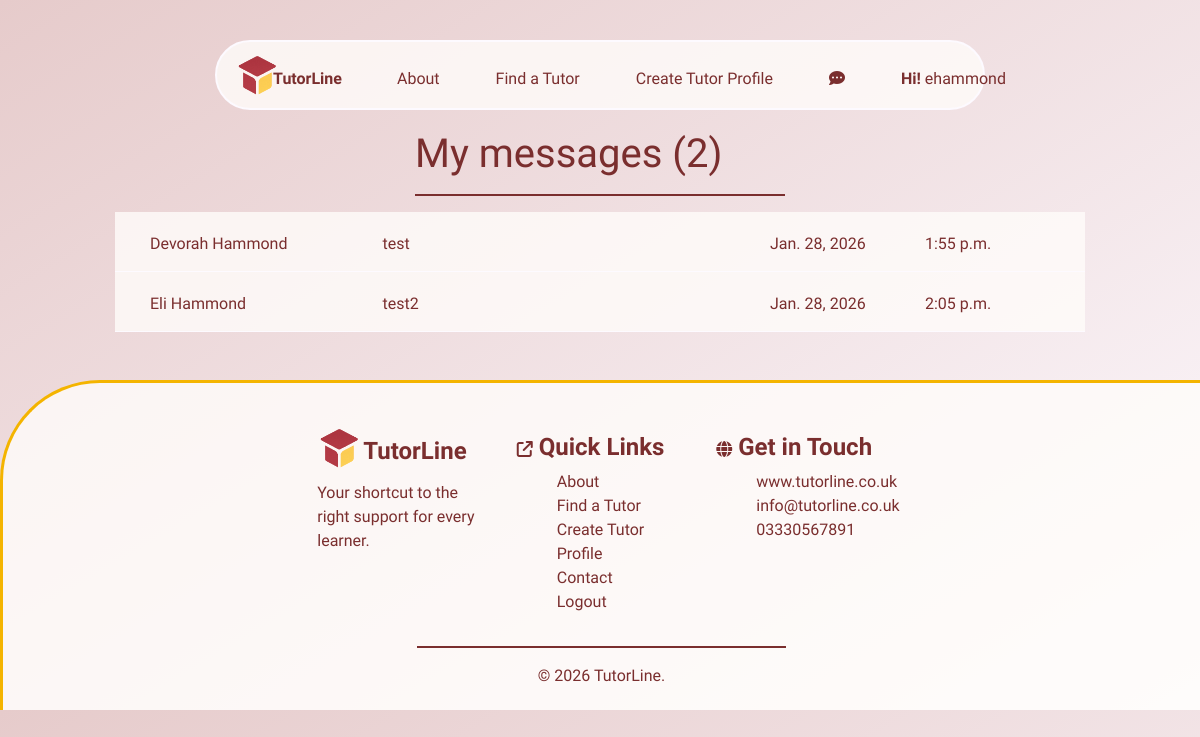
/messaging/ (signed in), run on the app's committed database.
### messaging/models.py (models this page shows, shortened)
class Message(models.Model):
    send_to = models.CharField(max_length=254)
    name = models.CharField(max_length=254)
    subject = models.CharField(max_length=254)
    Phone = models.CharField(max_length=254)
    email = models.EmailField()
    message = models.TextField()
    day_sent = models.DateField(auto_now=True)
    time_sent = models.TimeField(auto_now=True)
    read = models.BooleanField(default=False)

### messaging/views.py (the view)
# urls.py: path('', views.messaging, name='messaging'),
def messaging(request):
    message = Message.objects.all()
    current_user = request.user.username
    my_messages = Message.objects.filter(send_to=current_user)
    message_count = len(my_messages)
    print("user is",  request.user.username)
    context = {
        'message': message,
        'message_count': message_count,
    }
    return render(request, 'messaging/messaging.html', context)

### messaging/contexts.py (called while the page is built)
def messaging(request):
    message = Message.objects.all()
    current_user = request.user.username
    my_messages = Message.objects.filter(send_to=current_user)
    unread_messages = my_messages.filter(read=False)
    message_count = len(my_messages)
    unread_count = len(unread_messages)
    context = {
        'message': message,
        'message_count': message_count,
        'unread_count': unread_count,
    }
    return context

### messaging/templates/messaging/messaging.html (shortened to what this page needs)
{% extends "base.html" %}
{% load static %}
{% block extracss%}
    <link rel="stylesheet" href="{% static 'css/messaging.css' %}">
{% endblock %}
{% block content %}
<div class="container-fluid">
    <div class="row">
        <div class="col-4"></div>
        <div class="col-4">
            <h1>My messages ({{ message_count }})</h1>
            <hr>
        </div>
        <div class="col-4"></div>
    </div>
</div>
<section>
    <div class="container-fluid">
        <div class="row">
            <div class="col-1"></div>
            <div class="col-10">
                {% for m in message %}
                {% if m.send_to == user.username %}
                <a href="{% url 'mark_read' m.id %}">
                    <div class="row message-row {% if m.read == False %}message-row-unread {%else %}message-row-read{% endif %}" id="open-message-{{ m.id }}">
                        <div class="col-3">{{ m.name }}</div>
                        <div class="col-5">{{ m.subject }}</div>
                        <div class="col-2">{{ m.day_sent }}</div>
                        <div class="col-2"> {{ m.time_sent }}</div>
                    </div>
                </a>
                {% endif %}
                {% endfor %}
            </div>
            <div class="col-1"></div>
        </div>
    </div>
</section>
{% endblock %}

### templates/base.html (shortened to what this page needs)
{% load static %}
<!doctype html>
<html lang="en">
  <head>
    {% block corecss %}
        <link rel="stylesheet" href="{% static 'css/base.css' %}">
        <link rel="stylesheet" href="{% static 'css/mobile-base.css' %}">
        <link rel="stylesheet" href="{% static 'css/buttons.css' %}">
        <link rel="stylesheet" href="https://cdnjs.cloudflare.com/ajax/libs/font-awesome/6.6.0/css/all.min.css">
        <link rel="stylesheet" href="https://cdnjs.cloudflare.com/ajax/libs/font-awesome/6.6.0/css/all.min.css">
        <link rel="stylesheet" href="https://cdn.jsdelivr.net/npm/bootstrap@4.6.2/dist/css/bootstrap.min.css">
    {% endblock %}
    {% block extracss%}
    {% endblock %}
  </head>
  <body>
    <header>
      <div class="container-fluid">
        <div class="row above-nav"></div>
        <div class="row">
          <div class="col-1 col-lg-2"></div>
          <div class="col-10 col-lg-8" id="nav">
            <ul class="d-none d-md-block nav nav-desktop">
              <li><a href="{% url 'home' %}">
                <img src="/media/logo.png" alt="logo" class="logo"><span class="logo-txt">TutorLine</span>
              </a></li>
              <span class="nav-options {% if request.user.is_authenticated %}nav-logged{% else %} nav-non-logged{% endif %}">
                <li class="nav-select"><a href="{% url 'about' %}">About</a></li>
                <li class="nav-select"><a href="{% url 'tutors' %}">Find a Tutor</a></li>
                {% if request.user.is_authenticated %}
                <li class="nav-select"><a href="{% url 'create_tutor' user.id %}">Create Tutor Profile</a></li>
                {% else %}
                <li class="nav-select pointer" onclick="profileSignIn()">Create Tutor Profile</li>
                {% endif %}
                {% if request.user.is_authenticated %}
                {% if unread_count >= 1%}
                <li class="message-count-display">
                  <a href="{% url 'messaging' %}">
                    <i class="fa-solid fa-bell"></i><span class="message_num">({{ unread_count }})</span>
                  </a>
                </li>
                {% else %}
                <li class="nav-select">
                  <a href="{% url 'messaging' %}">
                    <i class="fa-solid fa-comment-dots"></i>
                  </a>
                </li>
                {% endif %}
                {% endif %}
                <li class="sign-in nav-select">
                  {% if request.user.is_authenticated %}
                  <p><strong>Hi!</strong> {{ user.username }}</p>
                  {% else %}
                  <i class="fa-solid fa-user"></i>
                   <a href="{% url 'account_login' %}">Login/SignUp</a>
                  {% endif %}
                </li>
              </span>
            </ul>
          </div>
          <div class="col-1 col-lg-2"></div>
        </div>
      </div>
    </header>
    {% block content %}
    {% endblock %}
    <footer>
      <div class="container-fluid footer-area mt-5">
        <div class="row">
          <div class="col-1 col-lg-3"></div>
          <div class="col-3 col-lg-2 me-3">
            <a href="">
              <h4><img src="/media/logo.png" alt="logo" class="footer-logo">
                <strong>TutorLine</strong>
              </h4>
            </a>
            <p>Your shortcut to the right support for every learner.</p>
          </div>
          <div class="col-4 col-lg-2">
            <h4>
              <span class="h6"><i class="fa-solid fa-arrow-up-right-from-square"></i></span>
              <strong>Quick Links</strong>
            </h4>
            <ul class="footer-list">
              <li><a href="{% url 'about' %}">About</a></li>
              <li><a href="{% url 'tutors' %}">Find a Tutor</a></li>
              <li><a href="">Create Tutor Profile</a></li>
              <li><a href="">Contact</a></li>
              {% if request.user.is_authenticated %}
              <li><a href="#nav" role="button" onclick="revealLogout()">Logout</a></li>
              {% else %}
              <li><a href="{% url 'account_login' %}">Login</a></li>
              {% endif %}
            </ul>
          </div>
          <div class="col-3 col-lg2">
            <h4>
              <span class="h6"><i class="fa-solid fa-globe"></i></span>
              <strong>Get in Touch</strong>
            </h4>
            <ul class="footer-list">
              <li>www.tutorline.co.uk</li>
              <li>info@tutorline.co.uk</li>
              <li>03330567891</li>
            </ul>
          </div>
          <div class="col-1 col-lg3"></div>
        </div>
        <div class="row ftr-row">
          <div class="col-4"></div>
          <div class="col-4 text-center">
            <hr>
            &copy; {% now "Y" %} TutorLine.
          </div>
          <div class="col-4"></div>
        </div>
      </div>
    </footer>
  </body>
</html>

### static/css/base.css (style rules this page uses)
:root { --light-clr:#fdfaff; --opaque:rgba(122, 46, 46, 0.8); --comp-opaque:rgba(122, 46, 46, 0); --drk-clr:#7a2e2e; --ylw-clr:#F4B400; --ylw-opaque:rgba(244, 180, 0, 0.6); --light-opaque:rgba(255, 253, 250, 0.8); --light-opaque-1:rgba(255, 253, 250, 0.6); --light-opaque-2:rgba(255, 253, 250, 0.4); --main-font:"Schibsted Grotesk", sans-serif; }
a { text-decoration: none !important; color: inherit !important; outline: none !important; text-underline-offset: 10px; }
hr { border:solid 0.5px var(--drk-clr) !important; }
html body { background-image: linear-gradient(to bottom right, #e6cbcb, var(--light-clr)); }
.above-nav { margin-top:10px; height:30px; position:relative; z-index: 4; }
.nav-desktop { height:70px; }
.nav { color:var(--drk-clr); background-color:var(--light-opaque); padding-top:18px; border-radius: 9999px; border:solid 2px var(--light-clr); position: relative; z-index: 4; font-family:var(--main-font); }
.logo { width:40px; height:40px; position:relative; bottom:5px; left:20px; z-index: 4; }
.logo-txt { font-weight: 800; position:relative; top:0; left:16px; }
.nav-options { list-style: none; display:flex; gap:3.5rem; }
.nav-options { position: relative; bottom:33px; color:var(--drk-clr) }
.nav-logged { left:180px; }
.footer-area { position: relative; z-index: 5; color:var(--drk-clr); background-color: var(--light-opaque); padding:50px; border-top:var(--ylw-clr) solid 3px; border-left:var(--ylw-clr) solid 3px; border-top-left-radius: 100px; height:auto; font-family: var(--main-font); }
.footer-logo { width:40px; height:40px; position:relative; bottom:5px; left:2px; z-index: 4; }
.footer-list { list-style: none; }
footer ul { flex-direction: column; flex-wrap: wrap; gap:0; }
footer li { margin: 0 !important; }
.ftr-row { height:30px; }

### static/css/messaging.css (style rules this page uses)
h1 { font-family: var(--main-font); color:var(--drk-clr); margin-top: 20px; }
.message-row { color:var(--drk-clr); font-family: var(--main-font); margin: 0; border-bottom: solid 0.5px var(--light-clr); padding:20px; height:60px; overflow: hidden; cursor: pointer; }
.message-row-read { background-color: var(--light-opaque); }

### data on the page
Message: name "Devorah Hammond", subject "test", day_sent "Jan. 28, 2026", time_sent "1:55 p.m."
Message: name "Eli Hammond", subject "test2", day_sent "Jan. 28, 2026", time_sent "2:05 p.m."

### other printed values
{{ user.username }} "ehammond"
{{ message_count }} "2"
